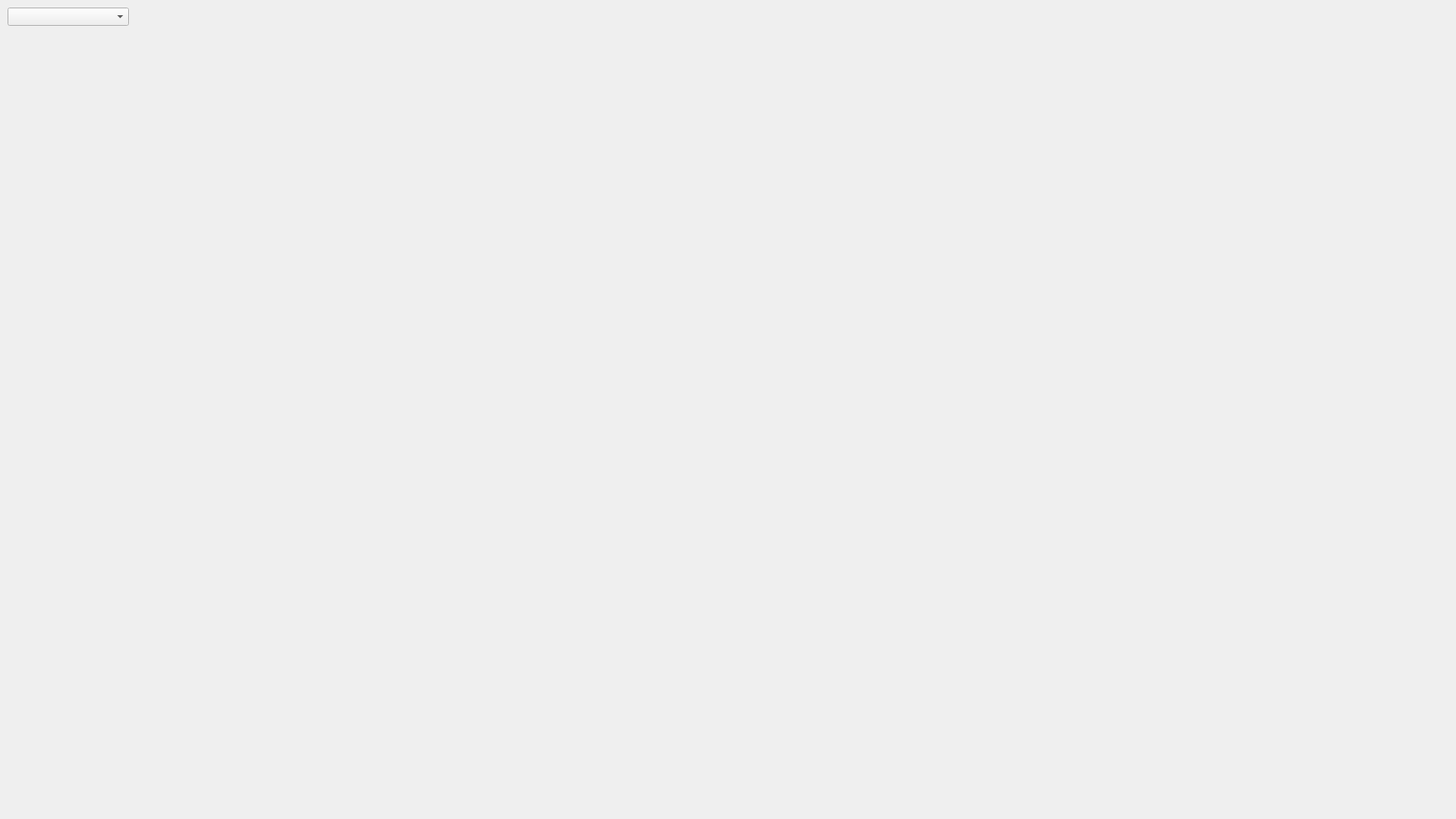
<?xml version="1.0" encoding="UTF-8"?>
<ui version="4.0">
 <class>MainWindow</class>
 <widget class="QMainWindow" name="MainWindow">
  <property name="geometry">
   <rect>
    <x>0</x>
    <y>0</y>
    <width>1920</width>
    <height>1080</height>
   </rect>
  </property>
  <property name="windowTitle">
   <string>MainWindow</string>
  </property>
  <widget class="QWidget" name="centralwidget">
   <widget class="QWidget" name="videoWidget" native="true">
    <property name="geometry">
     <rect>
      <x>0</x>
      <y>0</y>
      <width>1920</width>
      <height>1080</height>
     </rect>
    </property>
   </widget>
   <widget class="QComboBox" name="comboBox">
    <property name="geometry">
     <rect>
      <x>10</x>
      <y>10</y>
      <width>160</width>
      <height>24</height>
     </rect>
    </property>
    <property name="minimumSize">
     <size>
      <width>160</width>
      <height>24</height>
     </size>
    </property>
    <property name="maximumSize">
     <size>
      <width>160</width>
      <height>24</height>
     </size>
    </property>
   </widget>
  </widget>
 </widget>
 <resources/>
 <connections/>
</ui>
